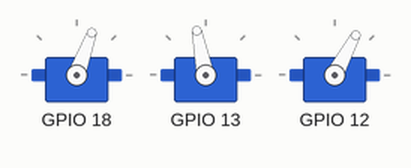
Simulated run of this program. Board: Raspberry Pi (BCM pin numbers). Parts: 3 × servo. Servo angles are drawn from the pulse width (0.5 ms = 0°, 2.5 ms = 180°); what the program prints to the terminal is not drawn. At 0.2 s the program stops and its outputs stay as they are.

Above: at 0.3 s.
Timing chart, 0 to 1.7 s (numbered marks = the images above):
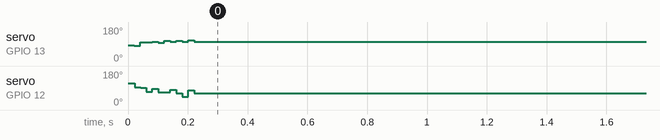

The program:

testing.py
```python
from math import cos, sin

class TestMotor:

    def __init__(self, pin_number):
        self.angle = 0

    def get_angle(self):
        return self.angle

    def set_angle(self, angle):
        self.angle = angle

def compute_position(motor1, motor2):
    # Assume length of 1 for both
    t1 = motor1.angle
    t2 = motor2.angle
    p1 = [cos(t1) + cos(t1 + t2), sin(t1) + sin(t1 + t2)]
    return p1

if __name__ == '__main__':
    from hal import HardwareAbstractionLayer

    myhal = HardwareAbstractionLayer()

    m1 = myhal.shoulder_motor
    m2 = myhal.elbow_motor

    for i in range(100):
        myhal.translate_instrument(-0.01, 0.01)

    print(compute_position(m1, m2))
```

hal.py
```python
from motors import Motor, ReverseMotor
#from testing import TestMotor
from math import sin, cos, pi
import numpy as np

class HardwareAbstractionLayer:

    ARM_ONE_LENGTH = 1
    ARM_TWO_LENGTH = 1
    Z_MOVEMENT_FACTOR = 5
    ANGLE_DISPLACEMENT_MAGNITUDE = 0.5

    def __init__(self):
        z_pin = 18
        angle_one_pin = 13
        angle_two_pin = 12

        self.z_motor = Motor(z_pin)
        self.shoulder_motor = Motor(angle_one_pin, 20 * pi / 180)
        self.elbow_motor = Motor(angle_two_pin, 70 * pi / 180)

        self.shoulder_motor.change_angle(-1)
        self.elbow_motor.change_angle(-1)


    def translate_instrument(self, delta_x, delta_y):
        desired = np.array([delta_x, delta_y])
        theta_one = self.shoulder_motor.get_angle()
        theta_two = self.elbow_motor.get_angle()
        jacobian = self.compute_jacobian(theta_one, theta_two)

        control_inputs = np.linalg.lstsq(jacobian, desired)[0]
        if control_inputs[0] != 0 and control_inputs[1] != 0:
            control_inputs[1] = -control_inputs[1]
            # control_inputs[0] = -control_inputs[0] # TODO: check this
            control_inputs = self.remap_controls(control_inputs)
            return self.shoulder_motor.change_angle(control_inputs[0]) and self.elbow_motor.change_angle(control_inputs[1])
        else:
            return False

    def remap_controls(self, control_inputs):
        return control_inputs * (self.ANGLE_DISPLACEMENT_MAGNITUDE / np.linalg.norm(control_inputs))

    def move_instrument_up(self):
        return self.z_motor.change_angle(self.Z_MOVEMENT_FACTOR)

    def move_instrument_down(self):
        return self.z_motor.change_angle(-self.Z_MOVEMENT_FACTOR)

    def compute_jacobian(self, theta_one, theta_two):
        l1 = self.ARM_ONE_LENGTH
        l2 = self.ARM_TWO_LENGTH
        t1 = theta_one
        t2 = theta_two
        dx_dt1 = l1 * sin(t1) - l2 * sin(t1 + t2)
        dx_dt2 = -l2 * sin(t1 + t2)

        dy_dt1 = l1 * cos(t1) + l2 * cos(t1 + t2)
        dy_dt2 = l2 * cos(t1 + t2)

        return np.array([[dx_dt1, dx_dt2], [dy_dt1, dy_dt2]])

    def test_move(self, x, y, r=20):
        for i in range(r):
            self.translate_instrument(x, y)
```

motors.py
```python
import wiringpi
from math import pi


class Motor(object):

    MAX_DC = 256
    START_SIGNAL = int(MAX_DC / 2)
    MIN_DC = 0
    PWM_ANGLE_SCALE_FACTOR = 128 / pi

    DC_SCALE_FACTOR = 1

    def __init__(self, motor_pin, start_angle_offset=0):
        wiringpi.wiringPiSetupGpio()
        self.pwm = motor_pin
        wiringpi.pinMode(self.pwm, wiringpi.GPIO.PWM_OUTPUT)
        wiringpi.pwmSetMode(wiringpi.GPIO.PWM_MODE_MS)
        d_pwm = start_angle_offset * self.PWM_ANGLE_SCALE_FACTOR
        self.min_dc = self.MIN_DC - d_pwm
        self.max_dc = self.MAX_DC - d_pwm
        self.angle_offset = start_angle_offset
        self.angle = 0
        wiringpi.pwmSetClock(192)  # TODO: check this
        wiringpi.pwmSetRange(2000)
        wiringpi.pwmWrite(self.pwm, int(self._map_angle_to_dc(start_angle_offset)))

    def change_angle(self, angle):
        start_angle = self.get_angle()
        print("start angle: ")
        print(start_angle)
        pwm = self._map_angle_to_dc(angle + self.get_angle() + self.angle_offset)
        if self.can_set_pwm_to(pwm):
            wiringpi.pwmWrite(self.pwm, int(pwm))
            self.angle += angle
            print("end angle: ")
            print(self.get_angle())
            return True
        else:
            print("could not change")
            return False

    def _map_angle_to_dc(self, angle):
        print(angle)
        return (angle * self.PWM_ANGLE_SCALE_FACTOR) + self.START_SIGNAL

    def get_angle(self):
        return self.angle

    def can_set_pwm_to(self, pwm):
        return self.min_dc <= pwm <= self.max_dc

class ReverseMotor(Motor):

    def __init__(self, motor_pin, start_angle_offset=0):
        super(ReverseMotor, self).__init__(motor_pin, start_angle_offset)
        self.applied_angle = self.angle
        self.angle *= -1

    def change_angle(self, angle):
        start_angle = self.get_angle()
        print("start angle: ")
        print(start_angle)
        pwm = self._map_angle_to_dc(self.applied_angle - angle)
        if self.can_set_pwm_to(pwm):
            wiringpi.pwmWrite(self.pwm, int(pwm))
            self.angle += angle
            self.applied_angle -= angle
            print("end angle: ")
            print(self.get_angle())
            return True
        else:
            print("could not change")
            return False
```
